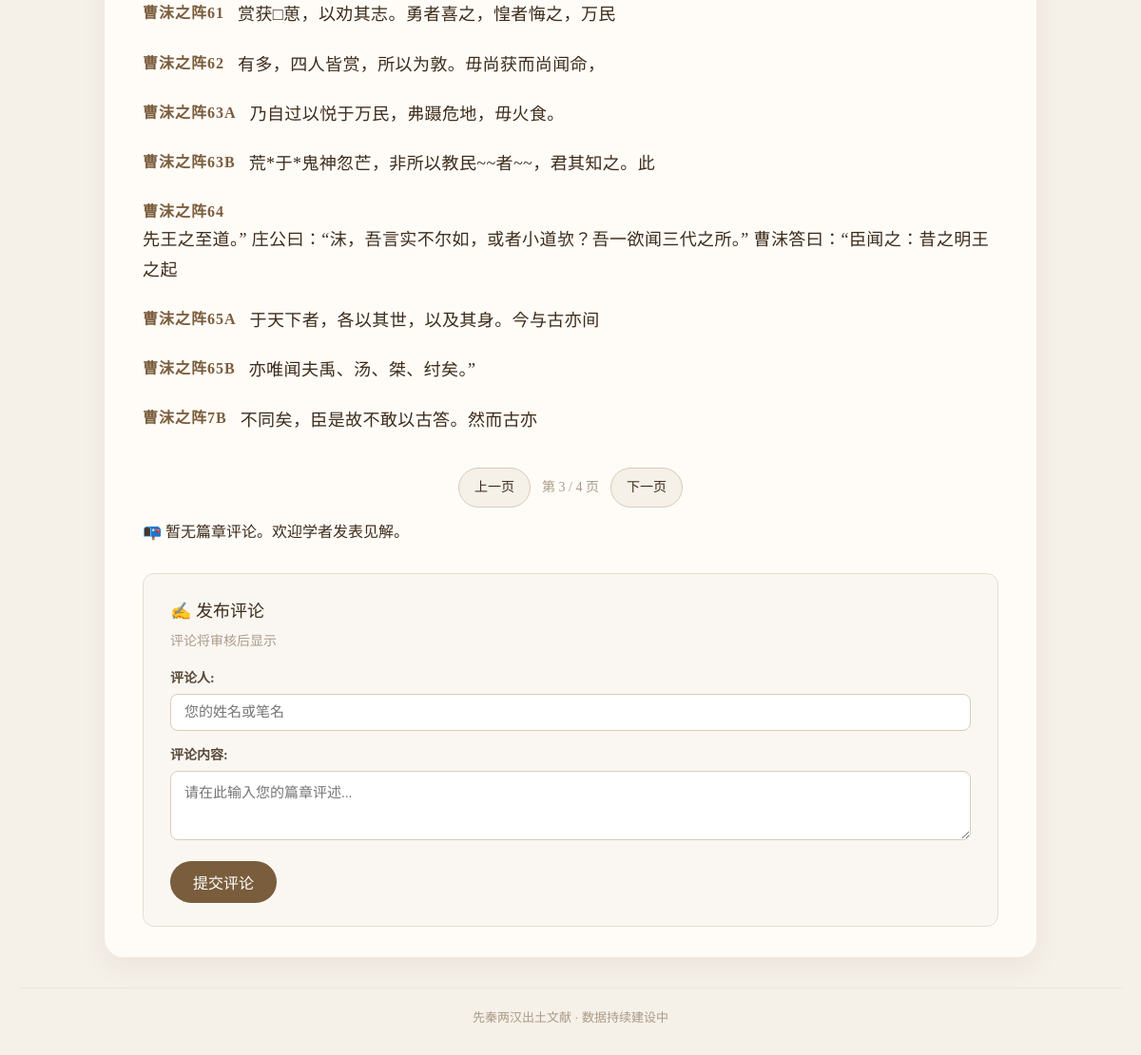
The page /all/?chapter=1&page=3 (lower part) on the database as committed earlier.
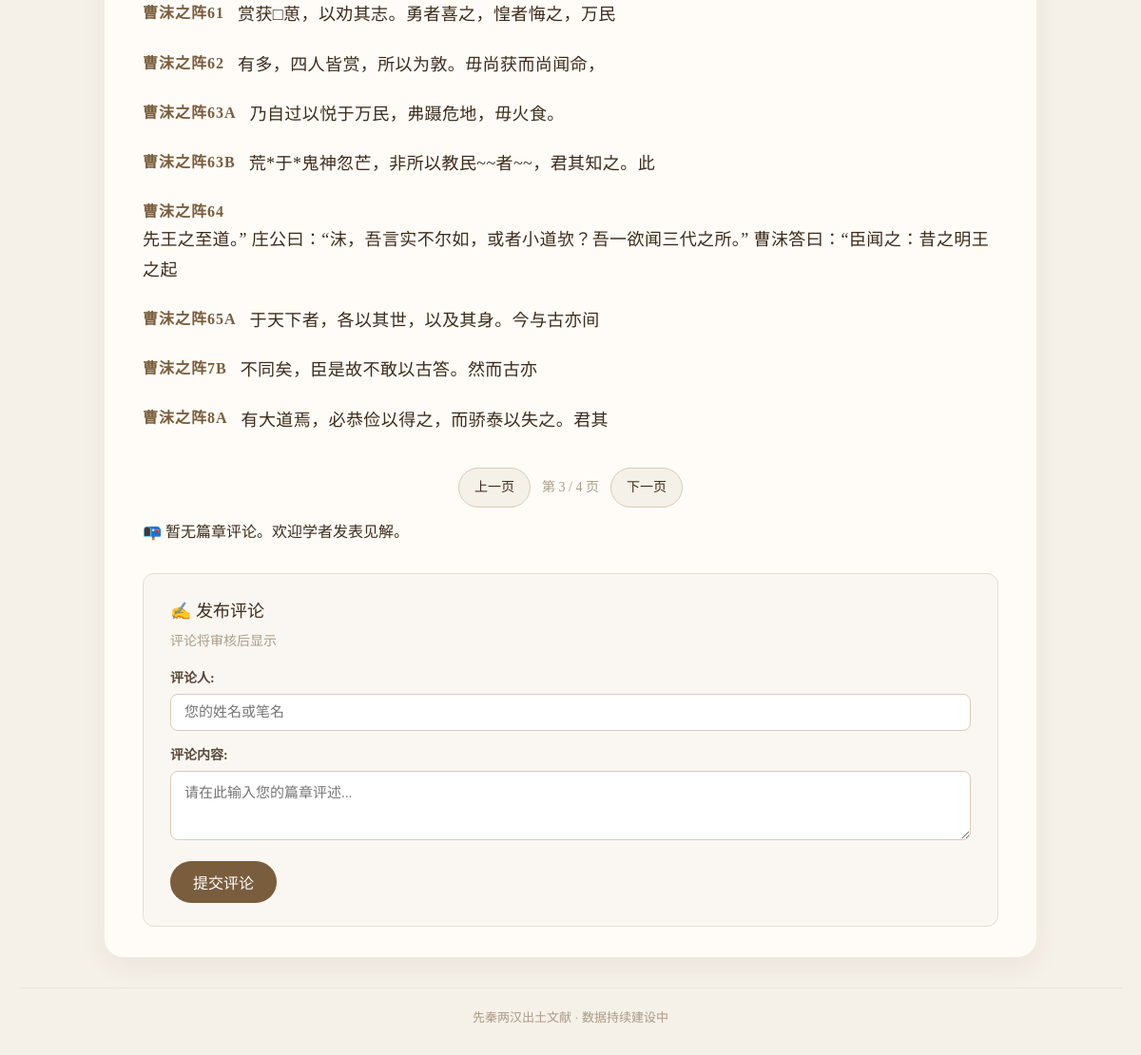
The same page on the database as committed later.
### texts/models.py (models this page shows, shortened)
class SlipText(models.Model):
    slip_id = models.CharField(max_length=50, verbose_name="简号")
    content = models.TextField(verbose_name="释文")
    chapter = models.ForeignKey('Chapter', on_delete=models.SET_NULL, related_name='slip_texts', null=True, verbose_name="篇目")
    order = models.PositiveIntegerField(default=0, verbose_name="简序")
    source = models.CharField(max_length=200, blank=True, verbose_name="出处")
    parallel_text = models.CharField(max_length=200, blank=True, verbose_name="对读")
    image = models.ImageField(upload_to='slips/', blank=True, null=True, verbose_name="图版")
    class Meta:
        ordering = ['order']
        verbose_name = "竹简释文"
        verbose_name_plural = "竹简释文"

### texts/views.py (the view, shortened to what this page needs)
# urls.py: path('all/', views.slip_list, name='slip_list'),
def slip_list(request):
    query = request.GET.get('q', '').strip()
    chapter_id = request.GET.get('chapter', '').strip()
    page = request.GET.get('page', 1)
    other_get = {k: v for k, v in request.GET.items() if k != 'page' and v != ''}
    get_params = urlencode(other_get)
    selected_chapter = None
    approved_comments_qs = None
    if chapter_id.isdigit():
        approved_comments_qs = ChapterComment.objects.filter(is_approved=True).order_by('-created_at')
        selected_chapter = Chapter.objects.filter(id=int(chapter_id)).prefetch_related(
            Prefetch('comments', queryset=approved_comments_qs, to_attr='approved_comments')
        ).first()
    if request.method == 'POST':
        form = ChapterCommentForm(request.POST)
        if form.is_valid():
            target_chapter_id = request.POST.get('chapter_id', '').strip()
            target_chapter = Chapter.objects.filter(id=int(target_chapter_id)).first() if target_chapter_id.isdigit() else None
            if target_chapter:
                comment = form.save(commit=False)
                comment.chapter = target_chapter
                comment.is_approved = False
                comment.save()
                messages.success(request, '✅ 您的评论已提交，等待审核后显示。')
                return redirect(f"{request.path}{'?' + get_params if get_params else ''}")
            messages.error(request, '❌ 未找到目标篇章，提交失败。')
        else:
            messages.error(request, '❌ 提交失败，请检查表单内容。')
    else:
        form = ChapterCommentForm()
    slips_queryset = SlipText.objects.select_related('chapter')
    if query:
        slips_queryset = slips_queryset.filter(
            Q(content__icontains=query) | Q(slip_id__icontains=query)
        )
    if selected_chapter:
        slips_queryset = slips_queryset.filter(chapter=selected_chapter)
    query_count = slips_queryset.count()
    selected_chapter_comments = getattr(selected_chapter, 'approved_comments', []) if selected_chapter else []
    paginated_slips = None
    paginator = None
    page_obj = None
    chapter_data = []
    if query or selected_chapter:
        page_qs = slips_queryset.order_by('order', 'slip_id')
        paginator = Paginator(page_qs, 20)
        try:
            page_obj = paginator.page(page)
        except PageNotAnInteger:
            page_obj = paginator.page(1)
        except EmptyPage:
            page_obj = paginator.page(paginator.num_pages)
        paginated_slips = page_obj.object_list
        chapters = Chapter.objects.order_by('title')
    context = {
        'chapter_data': chapter_data,
        'paginated_slips': paginated_slips,
        'paginator': paginator,
        'page_obj': page_obj,
        'get_params': get_params,
        'query': query,
        'chapters': Chapter.objects.order_by('title'),
        'selected_chapter_id': int(chapter_id) if chapter_id.isdigit() else None,
        'selected_chapter': selected_chapter,
        'selected_chapter_comments': selected_chapter_comments,
        'query_count': query_count,
        'form': form,
    }
    return render(request, 'texts/slip_list.html', context)

### texts/forms.py
class ChapterCommentForm(forms.ModelForm):
    class Meta:
        model = ChapterComment
        fields = ['author', 'content']
        widgets = {
            'author': forms.TextInput(attrs={'placeholder': '您的姓名或笔名', 'class': 'form-control'}),
            'content': forms.Textarea(attrs={'rows': 3, 'placeholder': '请在此输入您的篇章评述...', 'class': 'form-control'}),
        }
        labels = {
            'author': '评论人',
            'content': '评论内容',
        }

### texts/templatetags/text_extras.py (called while the page is built)
@register.filter
def highlight(value, arg):
    if not arg:
        return value
    pattern = re.compile(re.escape(arg), re.IGNORECASE)
    highlighted = pattern.sub(lambda m: f'<mark>{m.group(0)}</mark>', value)
    return mark_safe(highlighted)

### texts/templates/texts/slip_list.html (shortened to what this page needs)
{% extends 'texts/base.html' %}
{% load text_extras %}
{% block content %}
{% if paginated_slips %}
<div class="slip-list">
    {% for item in paginated_slips %}
    <div class="slip-item">
        <a href="{% url 'slip_detail' pk=item.pk %}" class="slip-link">
            <span class="slip-id">{{ item.slip_id }}</span>
            <span class="slip-content">{{ item.content|linebreaksbr|highlight:query}}</span>
        </a>
    </div>
    {% empty %}
    <div class="empty-msg">暂无匹配的释文。</div>
    {% endfor %}
</div>
{% if paginator and page_obj %}
<div class="pagination" aria-label="分页">
    {% if page_obj.has_previous %}
    <a href="?{% if get_params %}{{ get_params }}&{% endif %}page={{ page_obj.previous_page_number }}"
        class="button ghost">上一页</a>
    {% endif %}
    <span class="page-info">第 {{ page_obj.number }} / {{ paginator.num_pages }} 页</span>
    {% if page_obj.has_next %}
    <a href="?{% if get_params %}{{ get_params }}&{% endif %}page={{ page_obj.next_page_number }}"
        class="button ghost">下一页</a>
    {% endif %}
</div>
{% endif %}
{% endif %}
{% if selected_chapter %}
<div class="chapter-comments">
    {% if selected_chapter_comments %}
    <details class="comments-toggle">
        <summary>💬 查看 {{ selected_chapter.title }} 的评论（{{ selected_chapter_comments|length }}）</summary>
        <div class="comments-list">
            {% for comment in selected_chapter_comments %}
            <div class="comment-item">
                <div class="comment-meta">
                    <span class="comment-author">{{ comment.author }}</span>
                    <span class="comment-date">{{ comment.created_at|date:"Y-m-d" }}</span>
                </div>
                <div class="comment-content">{{ comment.content|linebreaksbr }}</div>
            </div>
            {% endfor %}
        </div>
    </details>
    {% else %}
    <p class="no-comments">📭 暂无篇章评论。欢迎学者发表见解。</p>
    {% endif %}
    <div class="submit-form">
        <h4>✍️ 发布评论</h4>
        <p class="form-tip">评论将审核后显示</p>
        <form method="post" action="">
            <div class="form-field">
                {{ form.author.label_tag }}
                {{ form.author }}
            </div>
            <div class="form-field">
                {{ form.content.label_tag }}
                {{ form.content }}
            </div>
            <button type="submit" class="submit-btn">提交评论</button>
        </form>
    </div>
</div>
{% endif %}
{% endblock %}

Rows that differ between the two databases and show on the page:
no longer on this page (row edited): SlipText: slip_id "曹沫之阵65B", content|highlight "亦唯闻夫禹、汤、桀、纣矣。”"
now on this page (row edited): SlipText: slip_id "曹沫之阵8A", content|highlight "有大道焉，必恭俭以得之，而骄泰以失之。君其"
